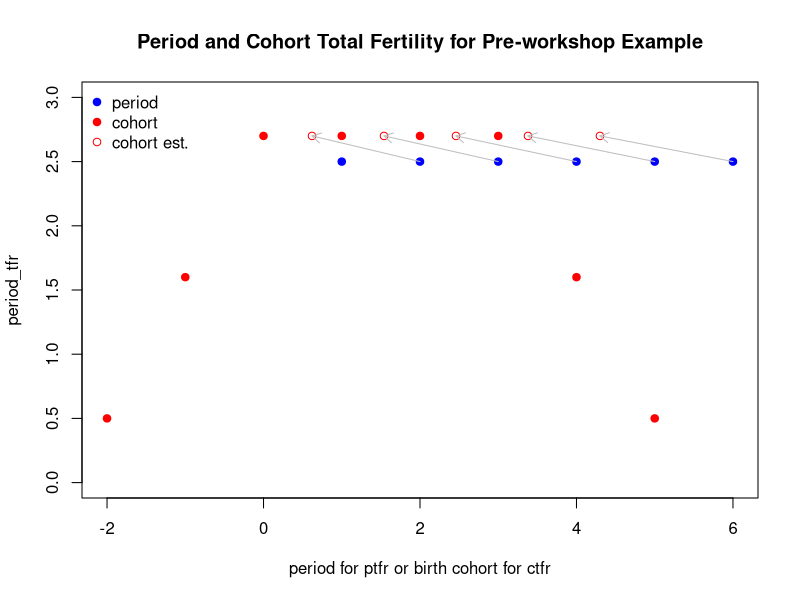
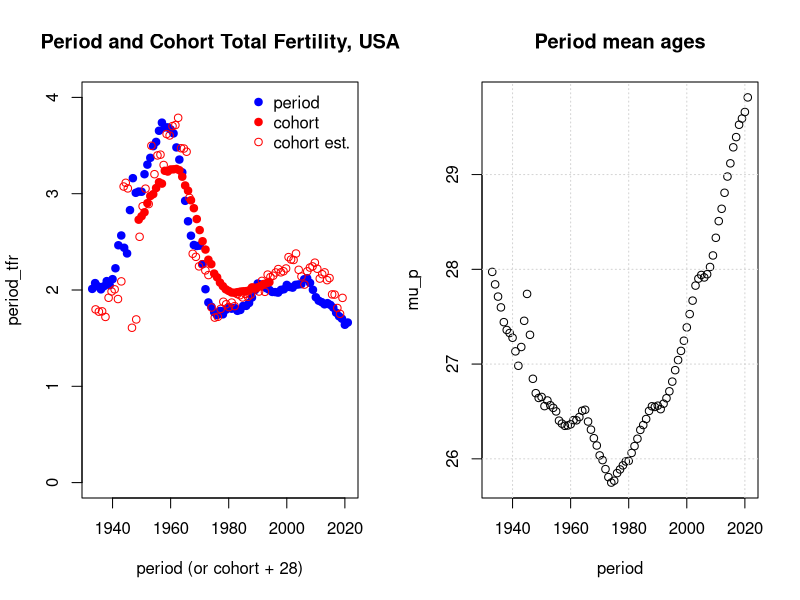

The R source for these figures, in order:
## ---- chunk 1
## input matrix of fertility rates
## by age (rows) and period (columns)
A <- Fxt <- matrix(
  data = c(1.0,  0.9,  0.8,  0.7,  0.6,  0.5,
           1.0,  1.0,  1.0,  1.0,  1.0,  1.0,
           0.5,  0.6,  0.7,  0.8,  0.9,  1.0),
  nrow = 3,
  ncol = 6,
  byrow = TRUE)
## define indices for Age, Period, and Cohort
Age = row(A)
Per = col(A)
Coh = Per - Age ## Since, cohort  + age = period
cohort_tfr = tapply(X = A, INDEX = Coh, FUN = sum)
period_tfr = tapply(X = A, INDEX = Per, FUN = sum)
print(cohort_tfr)
print(period_tfr)
## save period and cohort values
period = as.numeric(names(period_tfr))
cohort = as.numeric(names(cohort_tfr))
## ---- chunk 2
table_mean <- function(Fx, x.mid)
{
  mu = sum(x.mid * Fx)/sum(Fx)
  return(mu)
}
## get period mean ages
my_x.mid = c(0.5, 1.5, 2.5)
mu_p = tapply(X = A,
              INDEX = Per,
              FUN = table_mean,
              x.mid = my_x.mid)
print(mu_p)
mu_p_prime = c(NA, diff(mu_p)) ## diffs for last interval
cohort_tfr_hat = period_tfr * (1 + mu_p_prime) ## key formula
cohort_hat = period - mu_p ## corresponding birth cohort for each cohort_tfr
## plot the results
par(mfrow = c(1,1))
plot(period, period_tfr,
     col = "blue", xlim = range(c(cohort, period)),
     ylim = c(0,3), pch = 19,
     xlab = "period for ptfr or birth cohort for ctfr")
title("Period and Cohort Total Fertility for Pre-workshop Example")
lines(cohort, cohort_tfr,
      type = "p", col = "red", pch = 19)
points(cohort_hat, cohort_tfr_hat, col = "red")
arrows(x0 = period, x1 = cohort_hat, y0 = period_tfr, y1 = cohort_tfr_hat, col = "grey", length = 0.1)
legend("topleft", legend = c("period", "cohort", "cohort est."),
       col = c("blue", "red", "red"),
       pch = c(19, 19, 1), bty = "n")
## ---- chunk 3
## We'll read in age-specific fertility rates from Human Fertility Database and put them in a matrix
library(data.table)
dt <- fread("asfrRR.txt")
dt <- dt[Code == "USA"] ## keep just USA
dt[, x := as.numeric(Age)] ## assign age variable as numeric "x"
dt[Age == "12-", x := 12] ## fix youngest and oldest ages
dt[Age == "55+", x := 55]
## put into a matrix using xtabs
A <- dt[, xtabs(ASFR ~ x + Year)]
x = as.numeric(rownames(A))
yr = as.numeric(colnames(A))
Age = x[row(A)]
Per = yr[col(A)]
Coh = Per - Age ## Since, cohort  + age = period
## ---- chunk 4
period_tfr = tapply(X = A, INDEX = Per, FUN = sum)
cohort_tfr = tapply(X = A, INDEX = Coh, FUN = sum)
## drop incomplete cohorts
coh_len = table(Coh)
full_coh = names(coh_len)[coh_len == 44]
cohort_tfr = cohort_tfr[names(cohort_tfr) %in% full_coh]
## save period and cohort values
period = as.numeric(names(period_tfr))
cohort = as.numeric(names(cohort_tfr))
## ---- chunk 5
## get period mean ages
my_x.mid = x + 0.5
mu_p = tapply(X = A,
              INDEX = Per,
              FUN = table_mean,
              x.mid = my_x.mid)
print(mu_p)
mu_p_prime = c(NA, diff(mu_p)) ## diffs for last interval
cohort_tfr_hat = period_tfr * (1 + mu_p_prime)
cohort_hat = period - mu_p
## plot the results
par(mfrow = c(1,2))
plot(period, period_tfr,
     col = "blue", xlim = range(c(cohort+28, period, cohort_hat+28)),
     ylim = c(0,4), pch = 19,
     xlab = "period (or cohort + 28)")
title("Period and Cohort Total Fertility, USA")
lines(cohort + 28, cohort_tfr,
      type = "p", col = "red", pch = 19)
points(cohort_hat + 28, cohort_tfr_hat, col = "red")
legend("topright", legend = c("period", "cohort", "cohort est."),
       col = c("blue", "red", "red"),
       pch = c(19, 19, 1), bty = "n")
##
plot(period, mu_p,
     xlim = range(c(cohort+28, period, cohort_hat+28)))
title("Period mean ages")
grid()
abline(h = 0)
